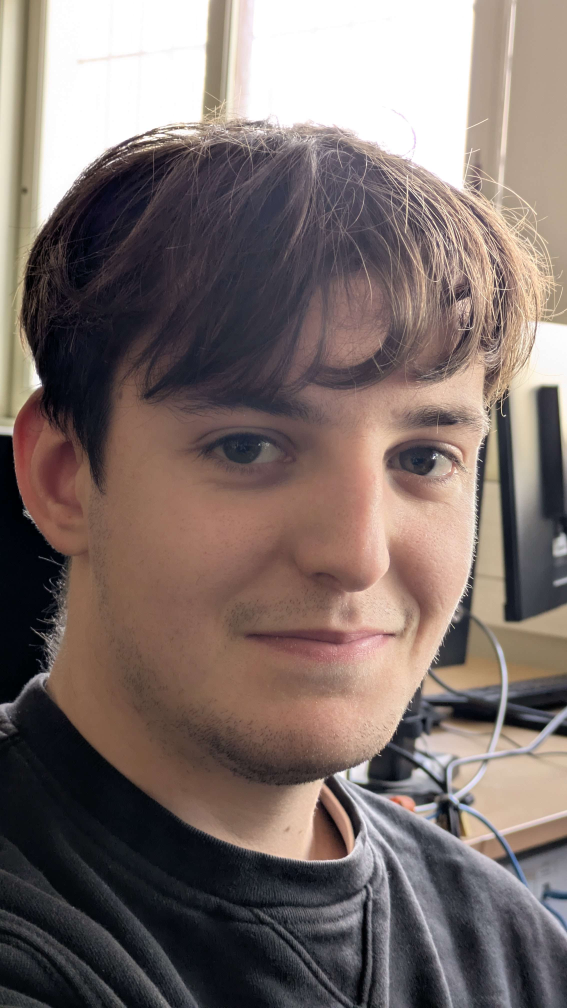
#> input picture src/Images/TB.jpg, 2268 x 4032 px (shown at 1/4 size)
$ jupyter execute --allow-errors face_filters_gpt.ipynb   (shell and % lines are left out)
#> lines starting #> are read from the running program, lines starting #| are printed output that depends on the picture
[cell 1]
import kagglehub
# path = kagglehub.dataset_download("jessicali9530/lfw-dataset")
#> (the rest of this cell did not finish here and is left out)

[cell 2]
import cv2
import os

[cell 3]
# Load face detection classifier
face_classifier = cv2.CascadeClassifier(
    cv2.data.haarcascades + "haarcascade_frontalface_default.xml"
)

[cell 4]
image_size = 128
images = []
ages = []

[cell 5]
def preprocess_image(img_path):
#> called with img_path = '../Images/TB.jpg'
    img = cv2.imread(img_path)
#> img is the input picture: shape (4032, 2268, 3); mean B, G, R 106.9, 110.9, 124.7
    if img is None:
        print(f"Warning: Could not load image {img_path}. Skipping.")
        return []

    grey_img = cv2.cvtColor(img, cv2.COLOR_BGR2GRAY)
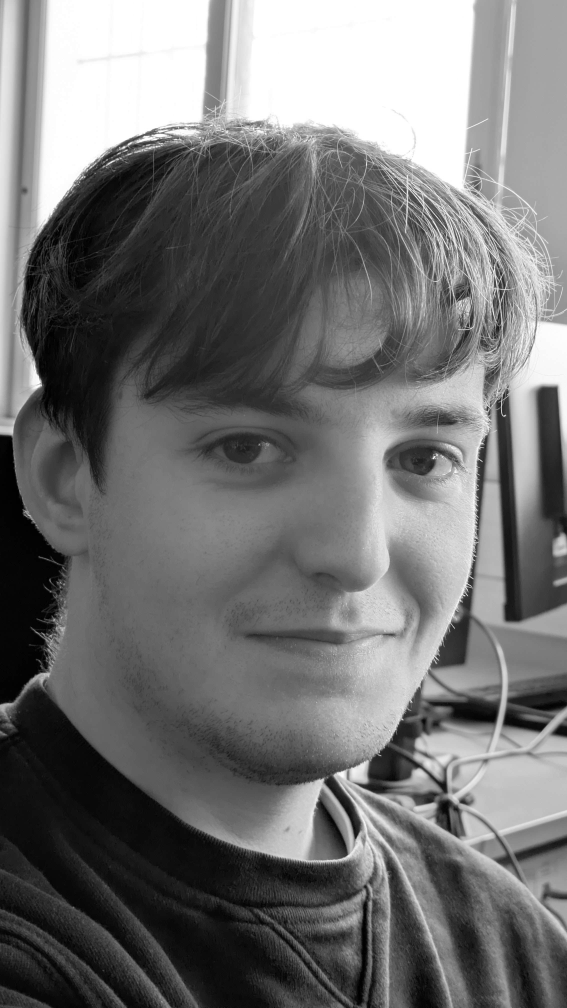
#> grey_img: shape (4032, 2268) (shown at 1/4 size); min 0, max 255, mean 114.6
    faces = face_classifier.detectMultiScale(
        grey_img, scaleFactor=1.1, minNeighbors=5, minSize=(120, 120)
    )
#> faces = [[644, 1258, 1513, 1513]]

    crops = []
    for (x, y, w, h) in faces:
        x_max = min(img.shape[1], x + w)
        y_max = min(img.shape[0], y + h)
        x = max(0, x)
        y = max(0, y)

        if w <= 0 or h <= 0:
            continue

        im_cropped = img[y:y_max, x:x_max]
        if im_cropped.size == 0:
            continue

        im_cropped = cv2.cvtColor(im_cropped, cv2.COLOR_BGR2RGB)
        im_cropped = cv2.resize(im_cropped, (image_size, image_size))
        im_cropped = im_cropped.astype("float32") / 255.0
        crops.append(im_cropped)
#> this loop made 1 pass
#> (x, y, w, h, x_max, y_max) on pass 1: (644, 1258, 1513, 1513, 2157, 2771)
#> pass 1, in preprocess_image, `im_cropped = img[y:y_max, x:x_max]`:
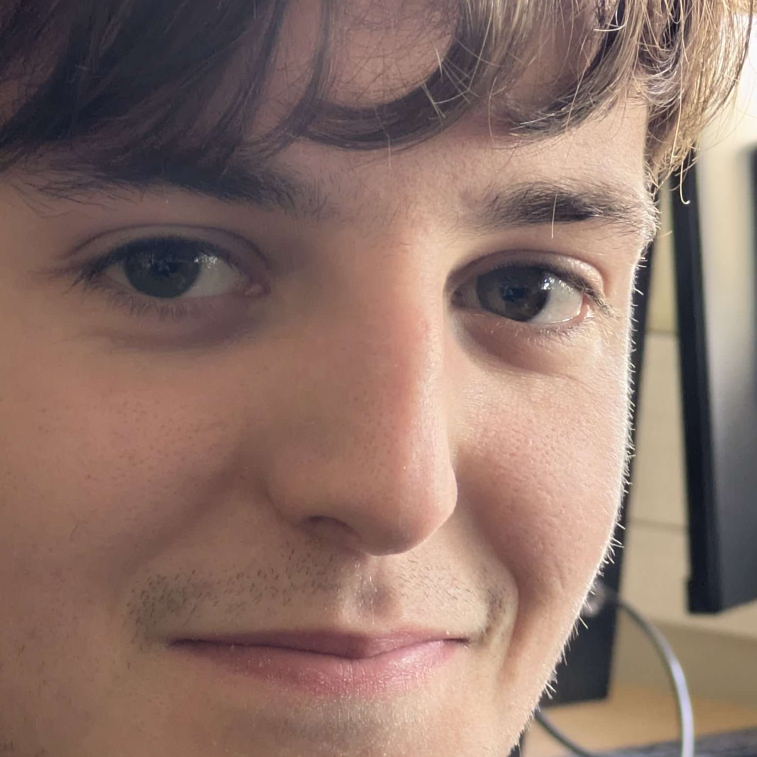
#> im_cropped: shape (1513, 1513, 3) (shown at 1/2 size); mean B, G, R 105.1, 114.7, 141.2
#> pass 1, in preprocess_image, `im_cropped = cv2.resize(im_cropped, (image_size, image_size))`:
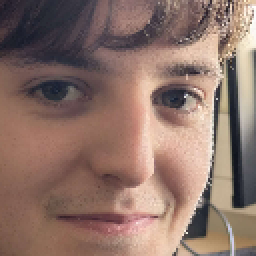
#> im_cropped: shape (128, 128, 3) (shown 2 times larger); mean R, G, B 141, 114.5, 104.9
#> after the loop, crops = 1 item

    return crops

[cell 6]
import numpy as np

print("Processing images...")
images = []
ages = []

i = 0
numImg = 15000
#> (the rest of this cell did not finish here and is left out)

[cell 7]
import tensorflow as tf
from tensorflow import keras
from tensorflow.keras import layers, Model, Input

[cell 8]
from sklearn.model_selection import train_test_split

#> (the rest of this cell did not finish here and is left out)

[cell 9]
from keras.saving import register_keras_serializable

# [10 lines left out: function residual_block, not called in this run]


def build_encoder(latent_dim):
    image_input = Input(shape=(128,128,3))
    age_input = Input(shape=(1,))

    x = layers.Conv2D(32, 3, strides=2, padding="same", activation="relu")(image_input)
    x = residual_block(x, 64, strides=2)  # 32x32
    x = residual_block(x, 128, strides=2) # 16x16
    x = residual_block(x, 256, strides=2) # 8x8

    x = layers.Flatten()(x)
    x = layers.Dense(512, activation="relu")(x)

    # Concatenar la edad ANTES del latente
    age_embed = layers.Dense(32, activation="relu")(age_input)
    x = layers.Concatenate()([x, age_embed])

    z_mean = layers.Dense(latent_dim)(x)
    z_log_var = layers.Dense(latent_dim)(x)

    # [5 lines left out: function sampling, not called in this run]

    z = layers.Lambda(sampling)([z_mean, z_log_var])

    return Model([image_input, age_input], [z_mean, z_log_var, z], name="encoder")

[cell 10]
class FiLM(layers.Layer):
    def __init__(self, channels):
        super().__init__()
        self.channels = channels

    def build(self, input_shape):
        self.gamma_dense = layers.Dense(self.channels)
        self.beta_dense = layers.Dense(self.channels)

    # [41 lines left out: functions call, build_decoder, not called in this run]

[cell 11]
from tensorflow.keras.applications import VGG16
from tensorflow.keras.applications.vgg16 import preprocess_input

from keras_facenet import FaceNet
#> (the rest of this cell did not finish here and is left out)

[cell 12]
latent_dim = 128

#> (the rest of this cell did not finish here and is left out)

[cell 13]
class SaveEveryN(tf.keras.callbacks.Callback):
    # [7 lines left out: function on_epoch_end, not called in this run]

[cell 14]
# Train
epochs = 30
batch_size = 64

#> (the rest of this cell did not finish here and is left out)

#> (a cell that did not finish here is left out)

[cell 16]
# [7 lines of commented-out code are left out]

[cell 17]
import matplotlib.pyplot as plt

n = 10  # Número de imágenes a mostrar

# Tomar las primeras n imágenes y edades
#> (the rest of this cell did not finish here and is left out)

#> (a cell that did not finish here is left out)

[cell 19]
def generate_age_variations(img_path, ages=[5, 15, 25, 40, 60, 80]):
    """
    Genera múltiples versiones de una imagen con diferentes edades.
    Requiere:
        - vae: modelo entrenado
        - preprocess_image: debe devolver recortes faciales normalizados [0,1]
    """

    # --- Preprocesamiento ---
    face_crops = preprocess_image(img_path)
#> face_crops = 1 item
    if len(face_crops) == 0:
        raise ValueError("No se detectó ninguna cara en la imagen.")

    face = face_crops[0]

    # Batch de tamaño 1
    face_batch = np.expand_dims(face, axis=0)
    face_tensor = tf.convert_to_tensor(face_batch, dtype=tf.float32)

    decoded_results = []

    # --- Procesar cada edad ---
    for age_value in ages:
        age_tensor = tf.convert_to_tensor([[age_value]], dtype=tf.float32)

        # Encode + obtener skips
        enc_out = vae.encoder([face_tensor, age_tensor], training=False)
        z_mean, z_log_var, z = enc_out[:3]

        # Decode con skips
        decoded_img = vae.decoder([z, age_tensor], training=False)

        decoded_results.append(decoded_img[0].numpy())

    # --- Mostrar ---
    plt.figure(figsize=(3 * len(ages), 4))

    # Mostrar imagen original
    plt.subplot(1, len(ages) + 1, 1)
    plt.imshow(face)
    plt.title("Original")
    plt.axis("off")

    # Mostrar variaciones
    for i, age_value in enumerate(ages):
        plt.subplot(1, len(ages) + 1, i + 2)
        plt.imshow(decoded_results[i])
        plt.title(f"Edad: {age_value}")
        plt.axis("off")

    plt.tight_layout()
    plt.show()

    return decoded_results

[cell 20]
generate_age_variations(
    img_path="../Images/TB.jpg",
    # ages=[0, 0.1, 0.3 , 0.5, 0.7, 0.9, 1.1]
    ages=[1.1]
)
#> (the call stopped at in generate_age_variations, `face_tensor = tf.convert_to_tensor(face_batch, dtype=tf.float32)`: tensorflow is not available in this run)

$ run again, with src/Images/A.jpg copied over src/Images/TB.jpg
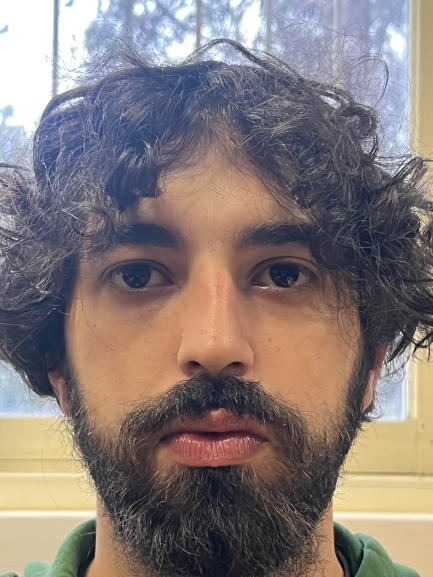
#> input picture src/Images/A.jpg, 865 x 1154 px (shown at 1/2 size)
#> in preprocess_image, img is the input picture: shape (1154, 865, 3); mean B, G, R 120.4, 122.8, 133.9
#> in preprocess_image, `grey_img = cv2.cvtColor(img, cv2.COLOR_BGR2GRAY)`:
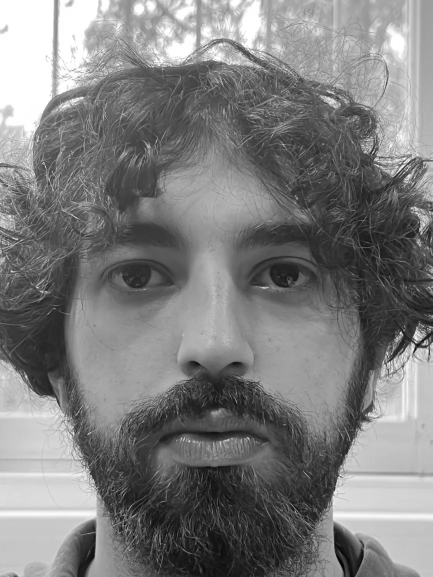
#> grey_img: shape (1154, 865) (shown at 1/2 size); min 1, max 255, mean 125.8
#> faces = [[49, 280, 744, 744]]
#> the loop in preprocess_image, `for (x, y, w, h) in faces:` made 1 pass
#> (x, y, w, h, x_max, y_max) on pass 1: (49, 280, 744, 744, 793, 1024)
#> pass 1, in preprocess_image, `im_cropped = cv2.resize(im_cropped, (image_size, image_size))`:
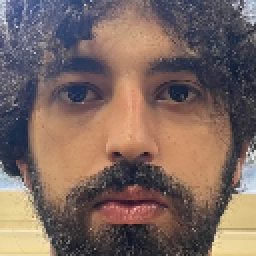
#> im_cropped: shape (128, 128, 3) (shown 2 times larger); mean R, G, B 123.8, 103.5, 96.6
#> after the loop in preprocess_image, `for (x, y, w, h) in faces:`: crops = 1 item

$ run again, with src/Images/AR.jpg copied over src/Images/TB.jpg
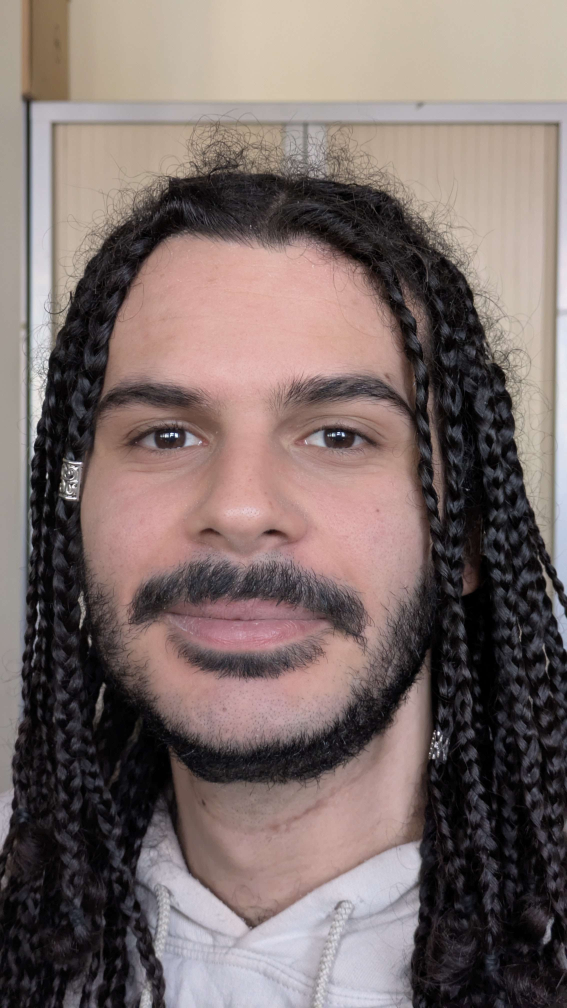
#> input picture src/Images/AR.jpg, 2268 x 4032 px (shown at 1/4 size)
#> in preprocess_image, img is the input picture: shape (4032, 2268, 3); mean B, G, R 106.1, 109, 124.1
#> in preprocess_image, `grey_img = cv2.cvtColor(img, cv2.COLOR_BGR2GRAY)`:
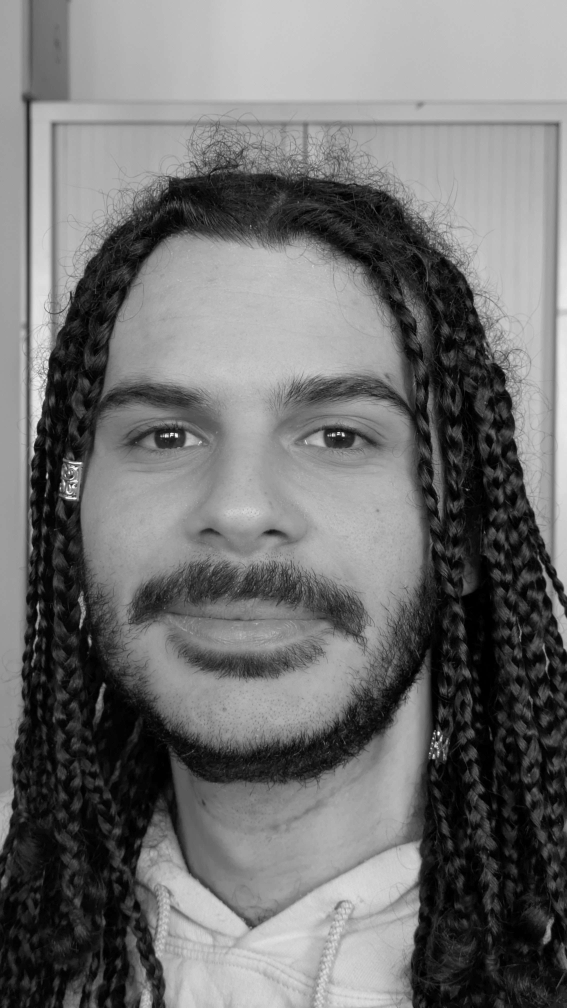
#> grey_img: shape (4032, 2268) (shown at 1/4 size); min 0, max 255, mean 113.2
#> faces = [[141, 1071, 1756, 1756]]
#> the loop in preprocess_image, `for (x, y, w, h) in faces:` made 1 pass
#> (x, y, w, h, x_max, y_max) on pass 1: (141, 1071, 1756, 1756, 1897, 2827)
#> pass 1, in preprocess_image, `im_cropped = cv2.resize(im_cropped, (image_size, image_size))`:
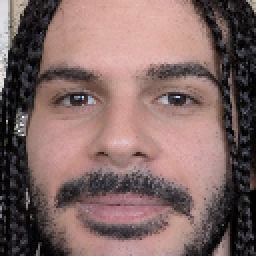
#> im_cropped: shape (128, 128, 3) (shown 2 times larger); mean R, G, B 129, 103.2, 100.8
#> after the loop in preprocess_image, `for (x, y, w, h) in faces:`: crops = 1 item
